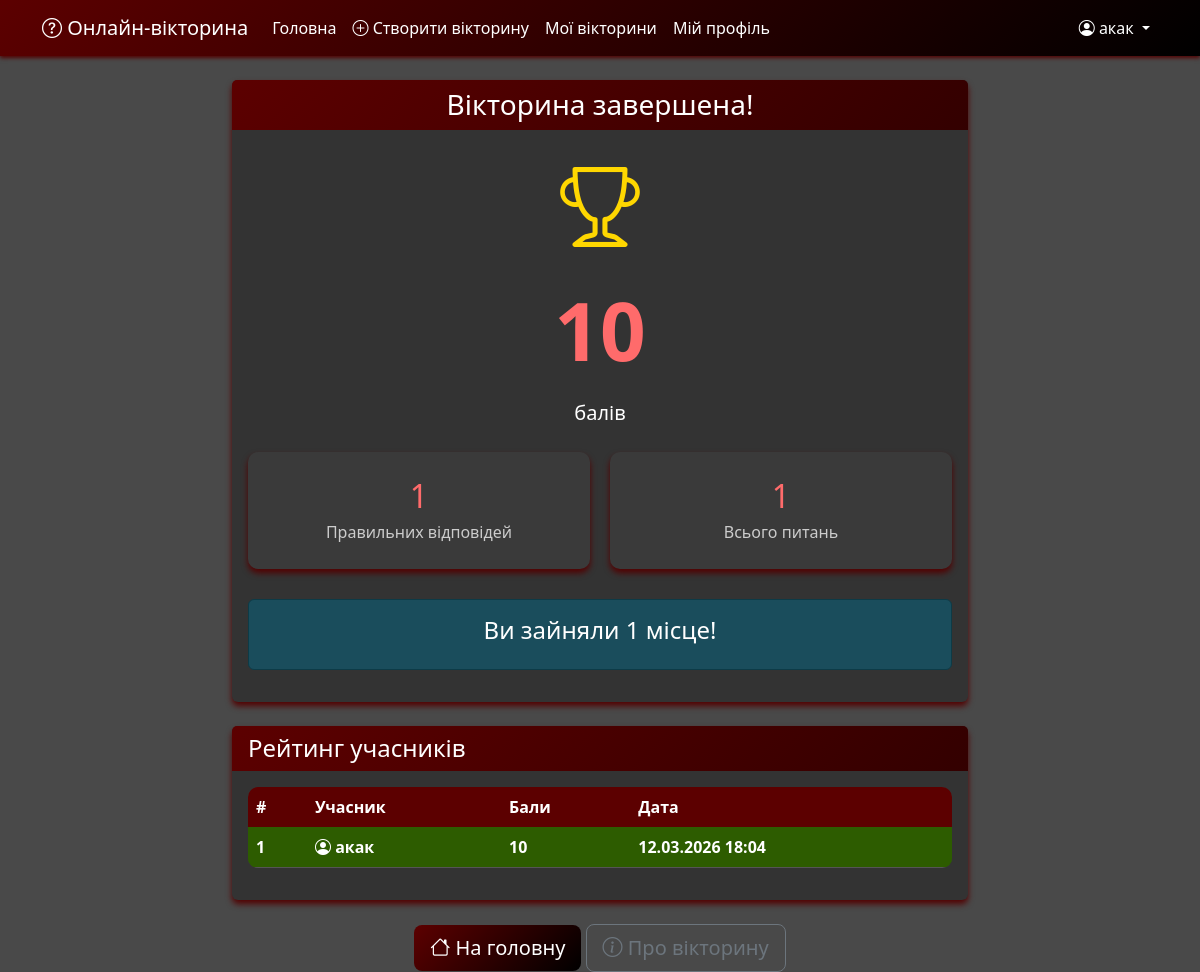
The app's page /results/17/ (signed in), older data.
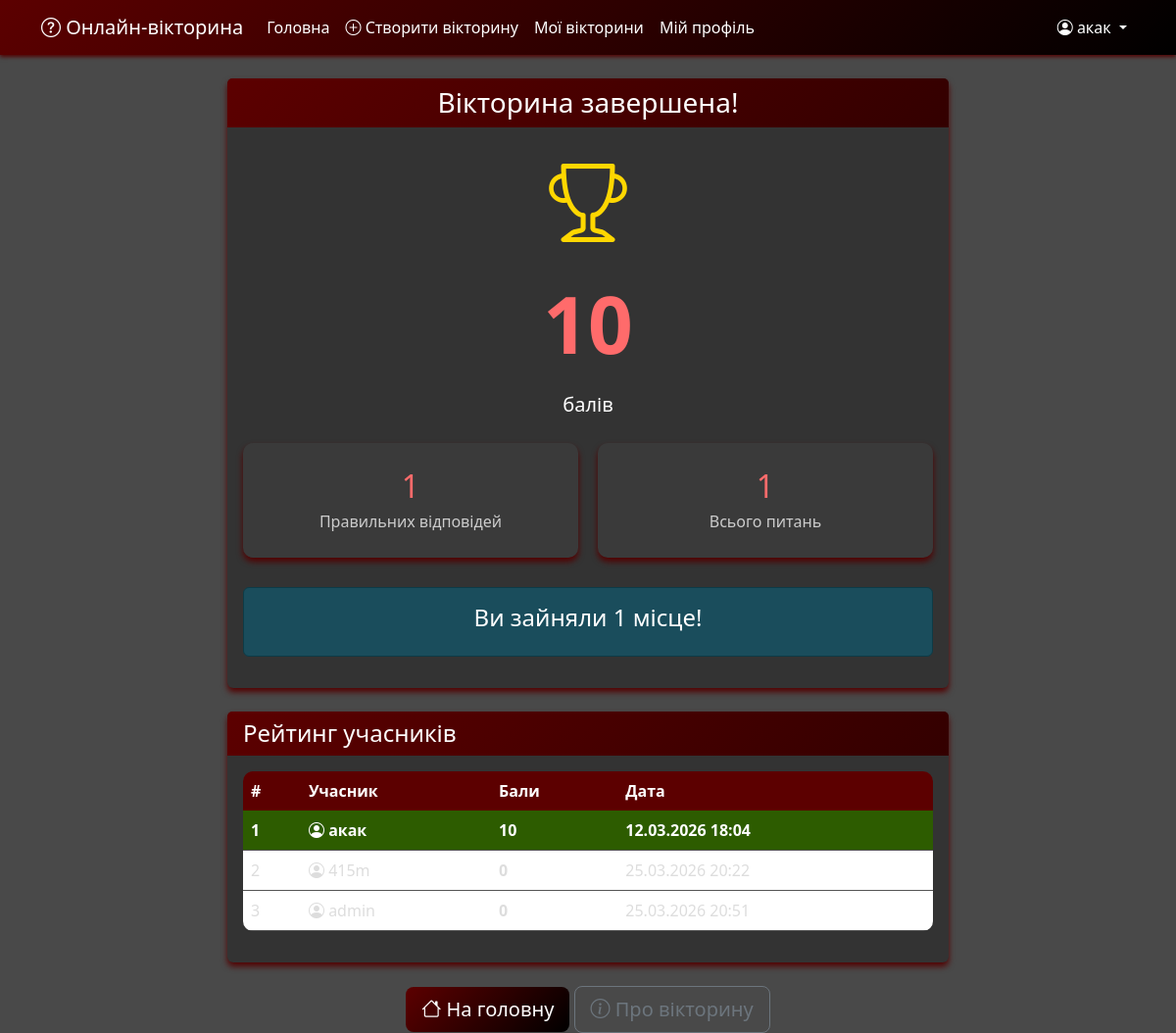
The same page, newer data.
### quizzes/models.py (models this page shows, shortened)
class QuizSession(models.Model):
    quiz = models.ForeignKey(Quiz, on_delete=models.CASCADE, related_name='sessions', verbose_name="Вікторина")
    user = models.ForeignKey(User, on_delete=models.CASCADE, related_name='quiz_sessions', verbose_name="Користувач")
    started_at = models.DateTimeField(auto_now_add=True, verbose_name="Початок")
    completed_at = models.DateTimeField(null=True, blank=True, verbose_name="Завершення")
    score = models.IntegerField(default=0, verbose_name="Бали")
    is_completed = models.BooleanField(default=False, verbose_name="Завершено")
    class Meta:
        verbose_name = "Сесія вікторини"
        verbose_name_plural = "Сесії вікторин"
        unique_together = ['quiz', 'user', 'is_completed']

### quizzes/views.py (the view)
# urls.py: path('results/<int:session_id>/', views.quiz_results, name='quiz_results'),
@login_required
def quiz_results(request, session_id):
    session = get_object_or_404(QuizSession, id=session_id, user=request.user)
    if not session.is_completed:
        session.is_completed = True
        session.completed_at = timezone.now()
        session.save()
    total_questions = session.quiz.questions.count()
    correct_answers = session.answers.filter(is_correct=True).count()
    all_sessions = QuizSession.objects.filter(
        quiz=session.quiz,
        is_completed=True
    ).order_by('-score')[:10]
    rank = None
    for i, s in enumerate(all_sessions, 1):
        if s.id == session.id:
            rank = i
            break
    context = {
        'session': session,
        'quiz': session.quiz,
        'total_questions': total_questions,
        'correct_answers': correct_answers,
        'score': session.score,
        'all_sessions': all_sessions,
        'rank': rank,
    }
    return render(request, 'quizzes/results.html', context)

### quizzes/context_processors.py (called while the page is built)
def global_quiz_data(request):
    return {
        'total_quizzes_count': Quiz.objects.filter(is_active=True).count(),
        'is_playing': request.session.get('quiz_session_id') is not None,
    }

### quizzes/templates/quizzes/results.html (shortened to what this page needs)
{% extends 'base.html' %}
{% block body_class %}results-page{% endblock %}
{% block content %}
<div class="container mt-4">
    <div class="row">
        <div class="col-md-8 mx-auto">
            <div class="card text-center mb-4">
                <div class="card-header bg-success text-white">
                    <h3 class="mb-0">Вікторина завершена!</h3>
                </div>
                <div class="card-body">
                    <i class="bi bi-trophy trophy-icon"></i>
                    <h1 class="score-display mt-3">{{ score }}</h1>
                    <p class="lead">балів</p>
                    <div class="stats-grid mt-4">
                        <div class="stat-box">
                            <h3>{{ correct_answers }}</h3>
                            <p>Правильних відповідей</p>
                        </div>
                        <div class="stat-box">
                            <h3>{{ total_questions }}</h3>
                            <p>Всього питань</p>
                        </div>
                    </div>
                    {% if rank %}
                        <div class="alert alert-info mt-4">
                            <h4>Ви зайняли {{ rank }} місце!</h4>
                        </div>
                    {% endif %}
                </div>
            </div>
            <div class="card">
                <div class="card-header bg-primary text-white">
                    <h4 class="mb-0">Рейтинг учасників</h4>
                </div>
                <div class="card-body">
                    {% if all_sessions %}
                        <table class="table ranking-table">
                            <thead>
                                <tr>
                                    <th>#</th>
                                    <th>Учасник</th>
                                    <th>Бали</th>
                                    <th>Дата</th>
                                </tr>
                            </thead>
                            <tbody>
                                {% for s in all_sessions %}
                                    <tr {% if s.id == session.id %}class="current-user-row"{% endif %}>
                                        <td>{{ forloop.counter }}</td>
                                        <td>
                                            <i class="bi bi-person-circle"></i>
                                            {{ s.user.username }}
                                        </td>
                                        <td><strong>{{ s.score }}</strong></td>
                                        <td>{{ s.completed_at|date:"d.m.Y H:i" }}</td>
                                    </tr>
                                {% endfor %}
                            </tbody>
                        </table>
                    {% else %}
                        <p class="text-center">Поки що немає результатів інших учасників</p>
                    {% endif %}
                </div>
            </div>
            <div class="text-center mt-4">
                <a href="{% url 'home' %}" class="btn btn-primary btn-lg">
                    <i class="bi bi-house"></i> На головну
                </a>
                <a href="{% url 'quiz_detail' quiz.id %}" class="btn btn-outline-secondary btn-lg">
                    <i class="bi bi-info-circle"></i> Про вікторину
                </a>
            </div>
        </div>
    </div>
</div>
{% endblock %}

Row changes from the older to the newer data that the page shows:
added QuizSession: user.username "415m", score "0", completed_at "25.03.2026 20:22"
added QuizSession: user.username "admin", score "0", completed_at "25.03.2026 20:51"
